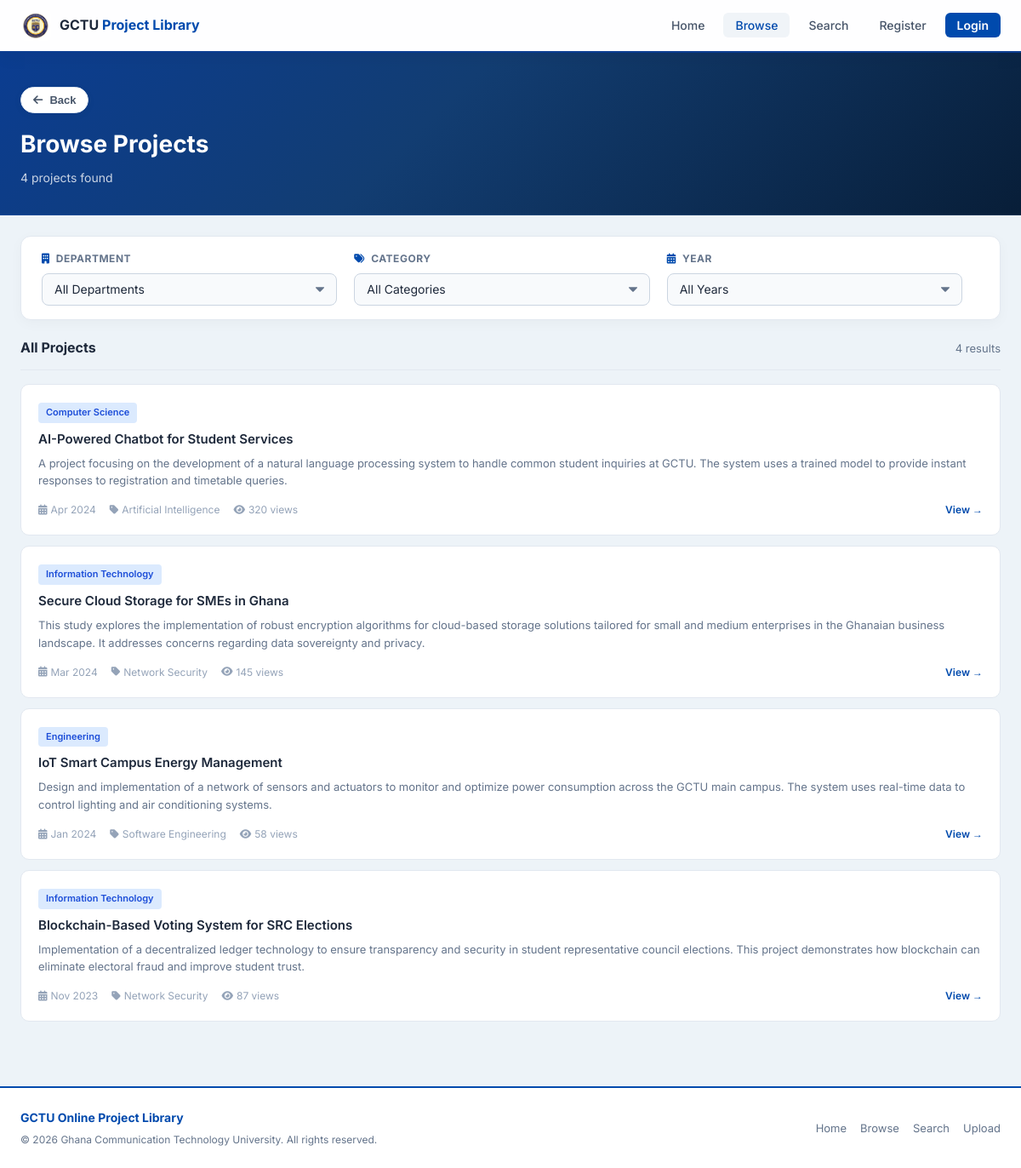
Page /browse.php on the earlier database version.
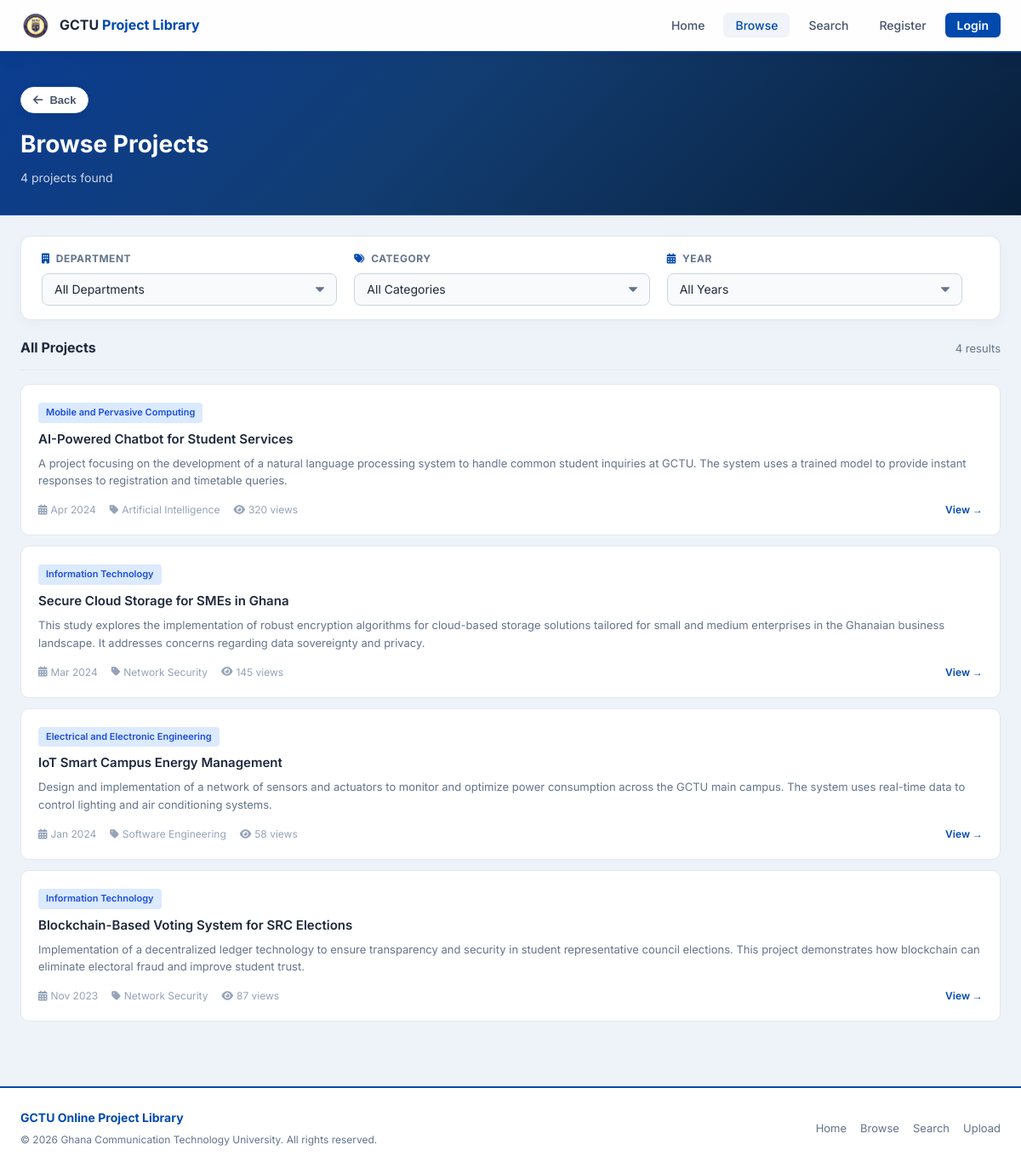
Same page on the later database version.
### tables this page shows
CREATE TABLE projects (
    project_id INT AUTO_INCREMENT PRIMARY KEY,
    title VARCHAR(255) NOT NULL,
    abstract TEXT NOT NULL,
    keywords VARCHAR(255),
    category_id INT,
    department_id INT,
    file_path VARCHAR(255),
    upload_date DATE NOT NULL,
    uploader_id INT,
    approval_status ENUM('pending', 'approved', 'rejected') DEFAULT 'pending',
    view_count INT DEFAULT 0,
    FOREIGN KEY (category_id) REFERENCES categories(category_id) ON DELETE SET NULL,
    FOREIGN KEY (department_id) REFERENCES departments(department_id) ON DELETE SET NULL,
    FOREIGN KEY (uploader_id) REFERENCES users(user_id) ON DELETE SET NULL
);

CREATE TABLE departments (
    department_id INT AUTO_INCREMENT PRIMARY KEY,
    department_name VARCHAR(100) NOT NULL,
    department_code VARCHAR(10) NOT NULL UNIQUE
);

CREATE TABLE categories (
    category_id INT AUTO_INCREMENT PRIMARY KEY,
    category_name VARCHAR(100) NOT NULL UNIQUE,
    description TEXT
);

### browse.php (the view, shortened to what this page needs)
<?php
require_once 'config/db.php';
$page = max(1, (int)($_GET['page'] ?? 1));
$per_page = 12;
$conds = ["p.approval_status='approved'"]; $params = [];
$where = implode(' AND ', $conds);
$countStmt = $pdo->prepare("SELECT COUNT(*) FROM projects p WHERE $where");
$countStmt->execute($params);
$total_projects = (int)$countStmt->fetchColumn();
$total_pages = max(1, (int)ceil($total_projects / $per_page));
$page = min($page, $total_pages);
$offset = ($page - 1) * $per_page;
$stmt = $pdo->prepare("SELECT p.*, d.department_name, c.category_name FROM projects p JOIN departments d ON p.department_id=d.department_id JOIN categories c ON p.category_id=c.category_id WHERE $where ORDER BY p.upload_date DESC, p.project_id DESC LIMIT $per_page OFFSET $offset");
$stmt->execute($params);
$projects = $stmt->fetchAll();
require_once 'includes/header.php';
?>
<div class="page-banner">
    <div class="container">
        <div style="margin-bottom:14px;">
            <button type="button" class="back-button secondary" onclick="goBackSafely();"><i class="fas fa-arrow-left"></i> Back</button>
        </div>
        <h1>Browse Projects</h1>
        <p><?php echo $total_projects; ?> project<?php echo $total_projects!=1?'s':''; ?> found</p>
    </div>
</div>
<div class="container">
    <div class="browse-layout">
        <div class="filter-panel">
            <form method="GET" action="browse.php" class="filter-form">
                <div class="filter-group">
                    <label><i class="fas fa-building text-blue"></i> Department</label>
                    <select name="dept" class="filter-select" onchange="this.form.submit()">
                        <option value="0">All Departments</option>
                    </select>
                </div>
                <div class="filter-group">
                    <label><i class="fas fa-tags text-blue"></i> Category</label>
                    <select name="cat" class="filter-select" onchange="this.form.submit()">
                        <option value="0">All Categories</option>
                    </select>
                </div>
                <div class="filter-group">
                    <label><i class="fas fa-calendar-alt text-blue"></i> Year</label>
                    <select name="year" class="filter-select" onchange="this.form.submit()">
                        <option value="0">All Years</option>
                    </select>
                </div>
            </form>
        </div>
        <div>
            <div class="results-bar">
                <h2>All Projects</h2>
                <span><?php echo $total_projects; ?> results</span>
            </div>
            <?php if (empty($projects)): ?>
                <div class="empty-state">
                    <i class="fas fa-folder-open"></i>
                    <h3>No projects found</h3>
                    <p>Try a different filter combination.</p>
                </div>
            <?php else: ?>
                <?php foreach ($projects as $p): ?>
                    <a href="project.php?id=<?php echo $p['project_id']; ?>" class="proj-card">
                        <span class="badge badge-blue"><?php echo htmlspecialchars($p['department_name']); ?></span>
                        <h3><?php echo htmlspecialchars($p['title']); ?></h3>
                        <p class="abstract"><?php echo htmlspecialchars($p['abstract']); ?></p>
                        <div class="card-meta">
                            <span><i class="fas fa-calendar-alt"></i> <?php echo date('M Y', strtotime($p['upload_date'])); ?></span>
                            <span><i class="fas fa-tag"></i> <?php echo htmlspecialchars($p['category_name']); ?></span>
                            <span><i class="fas fa-eye"></i> <?php echo $p['view_count']; ?> views</span>
                            <span style="margin-left:auto; color:#004AAD; font-weight:600; font-size:12px;">View &rarr;</span>
                        </div>
                    </a>
                <?php endforeach; ?>
            <?php endif; ?>
        </div>
    </div>
</div>
<?php require_once 'includes/footer.php'; ?>

Differences in the rows shown:
changed through a linked row, projects "AI-Powered Chatbot for Student Services": department.department_name "Computer Science" → "Mobile and Pervasive Computing"
changed through a linked row, projects "IoT Smart Campus Energy Management": department.department_name "Engineering" → "Electrical and Electronic Engineering"
